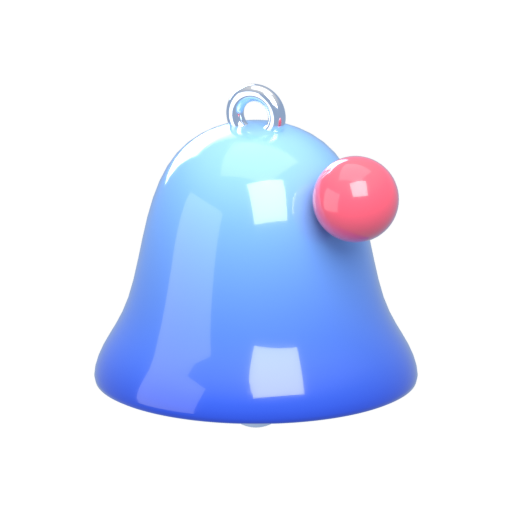
#> input picture web/assets/3d/bell.png, 512 x 512 px, given in place of deco_sphere.png, which was not available
$ python ad_vertical.py
#> lines starting #> are read from the running program, lines starting #| are printed output that depends on the picture
### studio/showreel/compose.py
"""
AQUENT showreel composer (Python + FFmpeg).

Needs:  showreel/build/rec/rec.mp4 + marks.json   (from record.py)
        showreel/build/anim/f_*.png               (Blender turntable, assets.py anim)
        app/assets/3d/*.png                       (Blender assets)

Produces:
  showreel/build/scenes/NN_name.mp4        titled scene clips (1920x1080, 30 fps)
  showreel/build/scenes/clean/NN_name.mp4  same scenes without titles (for the CapCut edit)
  showreel/build/music.wav                 synthesized ambient soundtrack
  output/AQUENT_Showreel.mp4               final showreel
"""
import json, math, os, pathlib, shutil, subprocess, sys, wave, glob
import numpy as np
from PIL import Image, ImageDraw, ImageFilter, ImageFont

ROOT = pathlib.Path(__file__).resolve().parent.parent
B = ROOT / "showreel/build"
C = B / "comp"
LANG = os.environ.get("AQ_LANG", "id")
S = B / ("scenes" if LANG == "id" else "scenes_" + LANG)
A3 = ROOT / "app/assets/3d"
OUTDIR = ROOT / "output"
FONT = str(ROOT / "showreel/fonts/PlusJakartaSans.ttf")
FFMPEG = shutil.which("ffmpeg") or (glob.glob(os.environ.get("LOCALAPPDATA", "").replace("\\", "/") +
    "/Microsoft/WinGet/Packages/Gyan.FFmpeg*/ffmpeg-*/bin/ffmpeg.exe") or ["ffmpeg"])[0]
W, H, FPS = 1920, 1080, 30
XF = 0.6  # crossfade length

INK, INK2, BLUE, DEEP, ICE, BG = "#16233F", "#4A5A7A", "#2F7BFF", "#1646D6", "#DDEBFF", "#E9EFF7"

for d in (C, S, S / "clean", OUTDIR):
    d.mkdir(parents=True, exist_ok=True)


# [11 lines left out: functions ff, font, not called in this run]


def hexc(h, a=255):
    h = h.lstrip("#")
    return tuple(int(h[i:i + 2], 16) for i in (0, 2, 4)) + (a,)


# ------------------------------------------------------------------ plates ---
# [11 lines left out: function make_bg, not called in this run]


# phone geometry (px, final 1080p space)
SW, SH = 404, 874          # screen
BZ = 12                    # rim+bezel thickness
PW, PH = SW + 2 * BZ, SH + 2 * BZ
M = 90                     # shadow margin around the body
FW, FH = PW + 2 * M, PH + 2 * M


# [51 lines left out: functions rrect, make_phone, not called in this run]


# ------------------------------------------------------------- text layers ---
def text_w(draw, txt, f, track=0):
    return draw.textlength(txt, font=f) + track * max(0, len(txt) - 1)


# [101 lines left out: functions draw_tracked, layer_chip, layer_title, wrap, layer_desc, neu_pill and 1 more, not called in this run]


# ------------------------------------------------------------------ scenes ---
SCENES = [
    dict(seg="splash", chip="01 · AQUENT APP", title=[("Mandi cerdas,", INK), ("air kembali bersih.", "grad")],
         desc="Companion app untuk smart shower AIoT: daur ulang greywater, sensor kualitas air & AI Dermatology.",
         pills=[("recycle", "Daur ulang greywater"), ("shield", "Sensor QC"), ("robot", "AI Derma")], icon="drop", deco="a"),
    dict(seg="home", chip="02 · DASHBOARD", title=[("Semua status,", INK), ("dalam satu layar.", "grad")],
         desc="Status shower, skor kualitas air, empat sensor, kesehatan filter dan air yang dihemat — real-time.",
         pills=[("shield", "Skor air 92/100"), ("recycle", "42 L didaur ulang"), ("filter", "Filter 86%")], icon="shield", deco="b"),
    dict(seg="monitor", chip="03 · SMART MONITORING", title=[("Kualitas air,", INK), ("terpantau real-time.", "grad")],
         desc="Empat sensor memverifikasi air hasil daur ulang setiap 2 detik sebelum dipakai kembali.",
         pills=[("ph", "pH · SEN0165"), ("turbidity", "Turbidity · SEN0189"), ("chlorine", "Sisa klorin · ORP"), ("temp", "Suhu · DS18B20")], icon="ph", deco="a"),
    dict(seg="filter", chip="04 · FILTRASI MULTILAYER", title=[("6 lapis filter", INK), ("dari bahan alami.", "grad")],
         desc="Pra-filtrasi (daun bambu, loofah), adsorpsi (zeolit, biochar kulit pisang, kitosan) dan polishing (ampas tebu) — menyaring partikel, logam berat, polutan organik & mikroba.",
         pills=[("filter", "3 tahap · 6 lapis"), ("leaf", "Eco-friendly"), ("recycle", "Material daur ulang")], icon="filter", deco="b"),
    dict(seg="shower", chip="05 · SESI MANDI", title=[("Kontrol mandi", INK), ("yang presisi.", "grad")],
         desc="Atur suhu lewat dial, pilih preset suhu ruang atau hangat, lalu pantau air terpakai vs. air daur ulang.",
         pills=[("temp", "20–40°C"), ("recycle", "Mode Eco"), ("drop", "Hemat air bersih")], icon="unit_iso", deco="a"),
    dict(seg="schedule", chip="06 · JADWAL & STRATEGI", title=[("Jadwal mandi", INK), ("sesuai iklim.", "grad")],
         desc="Tropis: 2–3× sehari dengan air suhu ruang. Subtropis: 1–2× sehari, disesuaikan dengan musim.",
         pills=[("sun", "Tropis"), ("snow", "Subtropis"), ("calendar", "Pengingat otomatis")], icon="calendar", deco="b"),
    dict(seg="derma", chip="07 · AI DERMATOLOGY", title=[("Asisten kulit", INK), ("bertenaga AI.", "grad")],
         desc="Scan kulit, analisis kelembapan & sensitivitas, lalu rekomendasi mandi yang disesuaikan dengan kualitas air.",
         pills=[("robot", "Scan kulit"), ("sparkle", "Rekomendasi personal"), ("shield", "Air aman untuk kulit")], icon="robot", deco="a", maxdur=13.8),
    dict(seg="impact", chip="08 · DAMPAK & SDGs", title=[("Dampak nyata", INK), ("untuk bumi.", "grad")],
         desc="Point-of-use treatment tanpa tangki terpisah: hemat air bersih setiap hari dan mendukung SDGs 3 · 6 · 9 · 12.",
         pills=[("globe", "1.260 L / bulan"), ("leaf", "SDG 3 · 6 · 9 · 12")], icon="globe", deco="b"),
]

EN_TEXT = {
    "splash": ("01 · AQUENT APP", [("Smart showers,", INK), ("water made clean again.", "grad")],
               "Companion app for the AIoT smart shower: greywater recycling, water-quality sensors & AI Dermatology.",
               ["Greywater recycling", "Sensor QC", "AI Derma"]),
    "home": ("02 · DASHBOARD", [("Everything at a glance,", INK), ("on one screen.", "grad")],
             "Shower status, water-quality score, four sensors, filter health and water saved — in real time.",
             ["Water score 92/100", "42 L recycled", "Filter 86%"]),
    "monitor": ("03 · SMART MONITORING", [("Water quality,", INK), ("monitored live.", "grad")],
                "Four sensors verify the recycled water every 2 seconds before it is reused.",
                ["pH · SEN0165", "Turbidity · SEN0189", "Chlorine · ORP", "Temp · DS18B20"]),
    "filter": ("04 · MULTILAYER FILTRATION", [("Six filter layers", INK), ("from natural materials.", "grad")],
               "Pre-filtration (bamboo leaf, loofah), adsorption (zeolite, banana-peel biochar, chitosan) and polishing (bagasse) — removing particles, heavy metals, organic pollutants & microbes.",
               ["3 stages · 6 layers", "Eco-friendly", "Recycled materials"]),
    "shower": ("05 · SHOWER SESSION", [("Precise", INK), ("shower control.", "grad")],
               "Set the temperature with the dial, pick room-temp or warm, and track water used vs. recycled.",
               ["20–40°C", "Eco mode", "Saves clean water"]),
    "schedule": ("06 · SCHEDULE & STRATEGY", [("Shower schedules", INK), ("for your climate.", "grad")],
                 "Tropical: 2–3× a day with room-temperature water. Subtropical: 1–2× a day, adjusted by season.",
                 ["Tropical", "Subtropical", "Auto reminders"]),
    "derma": ("07 · AI DERMATOLOGY", [("An AI-powered", INK), ("skin assistant.", "grad")],
              "Skin scan, moisture & sensitivity analysis, then shower advice matched to the water quality.",
              ["Skin scan", "Personal advice", "Skin-safe water"]),
    "impact": ("08 · IMPACT & SDGs", [("Real impact", INK), ("for the planet.", "grad")],
               "Point-of-use treatment with no separate tank: saves clean water every day and supports SDGs 3 · 6 · 9 · 12.",
               ["1,260 L / month", "SDG 3 · 6 · 9 · 12"]),
}
if LANG == "en":
    for sc_ in SCENES:
        chip_, title_, desc_, pills_ = EN_TEXT[sc_["seg"]]
        sc_["chip"], sc_["title"], sc_["desc"] = chip_, title_, desc_
        sc_["pills"] = [(ic, lab) for (ic, _), lab in zip(sc_["pills"], pills_)]

# [11 lines left out: function deco_for, not called in this run]


EASE = "(1-pow(1-min(max((t-{st})/{d},0),1),3))"  # easeOutCubic 0→1 starting at st over d


# [222 lines left out: functions scene_layout, render_scene, render_intro, grab, phone_with, render_outro and 1 more, not called in this run]


# -------------------------------------------------------------------- main ---
FILM_CUTS = [(0.6, 4.4), (5.6, 9.6), (11.0, 14.2), (21.0, 25.4), (35.0, 38.0), (38.6, 41.2), (46.4, 51.6)]


# [52 lines left out: functions render_film_highlight, main, not called in this run]


# [2 lines that do not run on import are left out]

### studio/showreel/ad_vertical.py
"""AQUENT vertical ad (1080x1920, 30 fps) with a seamless loop (video + audio).
   python showreel/ad_vertical.py en|id   ->  output/AQUENT_Ad_Vertical_EN.mp4 / _ID.mp4"""
import json, math, pathlib, subprocess, sys, wave
import numpy as np
from PIL import Image, ImageDraw, ImageFilter

sys.path.insert(0, str(pathlib.Path(__file__).resolve().parent))
from compose import ROOT, B, C, A3, FFMPEG, ff, font, hexc, synth_music, INK, INK2, DEEP, BLUE  # noqa: E402

LANG = sys.argv[1] if len(sys.argv) > 1 else "en"
W, H, FPS = 1080, 1920, 30
XF = 0.7            # loop crossfade (s)
SCX = 0.35          # scene crossfade (s)
FILM = B / "film"
FILM_ALT = B / f"film_{LANG}"

TXT = {
    "en": dict(
        s1=("EVERY SINGLE SHOWER", "60–80 L", "of water goes straight down the drain."),
        s2=("AQUENT gives your", "shower water a second life.", "Greywater is collected, cleaned and sent back to your shower."),
        s3=("6 natural filter layers", "+ UV-C sterilisation", "Bamboo leaf · loofah · zeolite · biochar · chitosan · bagasse"),
        s4=("Checked live", "by 4 smart sensors", "pH · turbidity · chlorine · temperature — right in the app"),
        s5=("Clean & warm,", "back to you.", "Built-in water heater. No extra tank."),
        s6=("The same water, used again.", "STARTING AT", "~USD 125", "≈ Rp 2.000.000", "aquent-id.web.app"),
    ),
    "id": dict(
        s1=("SETIAP KALI MANDI", "60–80 L", "air langsung terbuang ke saluran."),
        s2=("AQUENT memberi", "air mandimu kesempatan kedua.", "Greywater ditampung, dibersihkan, lalu kembali ke shower."),
        s3=("6 lapis filter alami", "+ sterilisasi UV-C", "Daun bambu · loofah · zeolit · biochar · kitosan · ampas tebu"),
        s4=("Dicek real-time", "oleh 4 sensor pintar", "pH · turbidity · klorin · suhu — langsung di aplikasi"),
        s5=("Bersih & hangat,", "kembali ke kamu.", "Water heater terintegrasi. Tanpa tangki tambahan."),
        s6=("Air yang sama, dipakai lagi.", "HARGA MULAI", "Rp 2.000.000", "", "aquent-id.web.app"),
    ),
}[LANG]

SCENES = [  # name, duration (s)
    ("s1", 3.2), ("s2", 3.8), ("s3", 3.8), ("s4", 3.6), ("s5", 3.2), ("s6", 3.6),
]
FILM_SEG = {"s2": [(0.8, 9)], "s3": [(25.0, 1.9), (35.2, 9)], "s5": [(49.8, 9)]}   # film pieces (start, length) per scene
D = sum(d for _, d in SCENES)


# ------------------------------------------------------------------ helpers ---
# [4 lines left out: function rrect_mask, not called in this run]


def ease(x):
    x = min(1.0, max(0.0, x))
    return 1 - (1 - x) ** 3


# [52 lines left out: functions text_block, with_alpha, card_frame, not called in this run]


# ------------------------------------------------------------- static layers ---
def make_bg():
    y, x = np.mgrid[0:H, 0:W].astype(np.float32)
    k = np.clip(np.sqrt(((x - W * 0.5) / W) ** 2 + ((y - H * 0.38) / H) ** 2) / 0.8, 0, 1)[..., None]
    img = np.array(hexc("#F7FAFE")[:3]) * (1 - k) + np.array(hexc("#D6E2F2")[:3]) * k
    for cx, cy, r, s, col in ((0.1, 0.12, 0.35, 40, (120, 200, 240)), (0.95, 0.55, 0.4, 36, (110, 150, 255)), (0.2, 0.92, 0.35, 34, (130, 190, 255))):
        g = np.exp(-(((x / W - cx) ** 2 + (y / H - cy) ** 2) / (r * r)))[..., None] * s / 255
        img = img * (1 - g) + np.array(col) * g
    return Image.fromarray(img.clip(0, 255).astype(np.uint8)).convert("RGBA")


DECO = [("deco_sphere", 120, (95, 105), 0.0), ("deco_ring", 150, (985, 120), 1.3), ("deco_drops", 150, (975, 1790), 2.1),
        ("deco_torus", 150, (95, 1800), 0.7), ("deco_bubbles", 130, (1000, 1450), 1.8), ("deco_sphere_white", 90, (70, 1440), 2.6)]


def load_deco():
    out = []
    for n, s, xy, ph in DECO:
        im = Image.open(A3 / f"{n}.png").convert("RGBA")
        im.thumbnail((s, s), Image.LANCZOS)
        out.append((im, xy, ph))
    return out


# [37 lines left out: functions logo_badge, load_turntable, film_frame, app_frames, not called in this run]


# ------------------------------------------------------------------ scenes ---
class Ad:
    def __init__(self):
        self.bg = make_bg()
        self.deco = load_deco()
        self.logo = logo_badge()
        self.turn = load_turntable()
        self.phone = Image.open(C / "phone.png").convert("RGBA")
        self.mask = Image.open(C / "mask.png").convert("L")
        marks = json.loads((B / "rec/marks.json").read_text())
        self.app = app_frames(marks["monitor"][0] + 0.2, 4.0, self.mask.size)
        self.card_film, self.cm = card_frame(980, 551)
        self.fmask = rrect_mask((980, 551), 36)
        f = lambda s, w="ExtraBold": font(s, w)
        T = TXT
        self.blocks = {
            "s1": (text_block([(T["s1"][0], f(40), BLUE)], 960), text_block([(T["s1"][1], f(210), "grad")], 1000),
                   text_block([(T["s1"][2], f(56), INK)], 900)),
            "s2": text_block([(T["s2"][0], f(62), INK), (T["s2"][1], f(62), "grad")], 960),
            "s3": text_block([(T["s3"][0], f(66), INK), (T["s3"][1], f(66), "grad")], 960),
            "s4": text_block([(T["s4"][0], f(66), INK), (T["s4"][1], f(66), "grad")], 960),
            "s5": text_block([(T["s5"][0], f(72), INK), (T["s5"][1], f(72), "grad")], 960),
        }
        icons = {"en": {"s2": [("drop", "Greywater"), ("recycle", "Filtered"), ("unit_face", "Reused")],
                        "s3": [("filter", "6 layers"), ("sparkle", "UV-C"), ("leaf", "All natural")],
                        "s5": [("temp", "37–40 °C"), ("recycle", "No extra tank"), ("shield", "Skin-safe")]},
                 "id": {"s2": [("drop", "Greywater"), ("recycle", "Disaring"), ("unit_face", "Dipakai lagi")],
                        "s3": [("filter", "6 lapis"), ("sparkle", "UV-C"), ("leaf", "Bahan alami")],
                        "s5": [("temp", "37–40 °C"), ("recycle", "Tanpa tangki"), ("shield", "Aman di kulit")]}}[LANG]
        self.chips = {}
        for k, items in icons.items():
            row = Image.new("RGBA", (960, 330), (0, 0, 0, 0))
            for j, (ic, lab) in enumerate(items):
                cf, m = card_frame(210, 210, 105)
                ico = Image.open(A3 / f"{ic}.png").convert("RGBA"); ico.thumbnail((150, 150), Image.LANCZOS)
                cf.alpha_composite(ico, (m + (210 - ico.width) // 2, m + (210 - ico.height) // 2))
                cf.thumbnail((250, 250), Image.LANCZOS)
                x = 40 + j * 310
                row.alpha_composite(cf, (x, 0))
                tb = text_block([(lab, font(32, "ExtraBold"), DEEP)], 290)
                row.alpha_composite(tb, (x + cf.width // 2 - 145, 250))
            self.chips[k] = row
        self.subs = {k: text_block([(T[k][2], font(36, "SemiBold"), INK2)], 900) for k in ("s2", "s3", "s4", "s5")}
        # closing card with price
        s6 = T["s6"]
        pc, pm = card_frame(820, 470, 50)
        d = ImageDraw.Draw(pc)
        tag = text_block([(s6[0], f(48), INK)], 760)
        pc.alpha_composite(tag, (pm + 30, pm + 40))
        chip_f = font(28, "ExtraBold")
        cw = int(d.textlength(s6[1], font=chip_f)) + 60
        d.rounded_rectangle((pm + 410 - cw // 2, pm + 190, pm + 410 + cw // 2, pm + 240), 25, fill=hexc("#DDEBFF"))
        d.text((pm + 410 - d.textlength(s6[1], font=chip_f) / 2, pm + 198), s6[1], font=chip_f, fill=hexc(DEEP))
        price = text_block([(s6[2], f(108), "grad")], 800)
        pc.alpha_composite(price, (pm + 10, pm + 250))
        if s6[3]:
            sub = text_block([(s6[3], font(30, "SemiBold"), INK2)], 800)
            pc.alpha_composite(sub, (pm + 10, pm + 390))
        self.price = pc
        cta_f = font(34, "ExtraBold")
        cw = int(ImageDraw.Draw(Image.new("RGBA", (1, 1))).textlength(s6[4], font=cta_f)) + 90
        cta = Image.new("RGBA", (cw, 84), (0, 0, 0, 0))
        g = np.zeros((84, cw, 4), np.uint8)
        k = np.linspace(0, 1, cw)[None, :, None]
        g[..., :3] = (np.array([75, 146, 255]) * (1 - k) + np.array(hexc(DEEP)[:3]) * k).astype(np.uint8)
        g[..., 3] = np.array(rrect_mask((cw, 84), 42))
        cta = Image.fromarray(g)
        ImageDraw.Draw(cta).text((45, 18), s6[4], font=cta_f, fill=(255, 255, 255, 255))
        self.cta = cta

    # [80 lines left out: functions base, turntable, film_card, slide_in, scene, frame, not called in this run]


def main():
    ad = Ad()
#> in __init__, `self.bg = make_bg()`:
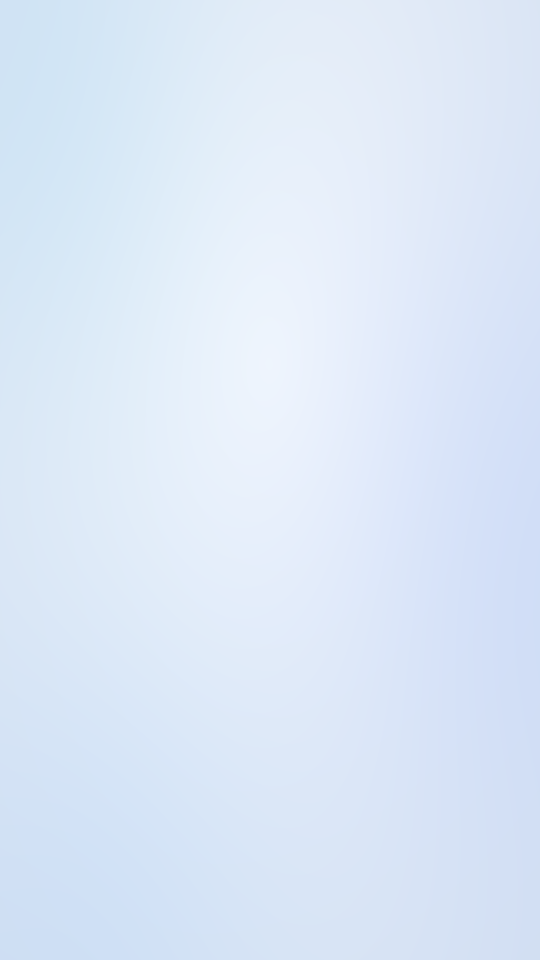
#> self.bg: PIL image 1080x1920 RGBA (shown at 1/2 size); mean R, G, B, A 220.3, 232.2, 247.8, 255
#> in load_deco, im is the input picture: PIL image 512x512 RGBA; mean R, G, B, A 39.8, 48.7, 69.4, 72.6
#> pass 2 of the loop in load_deco, `for n, s, xy, ph in DECO:`:
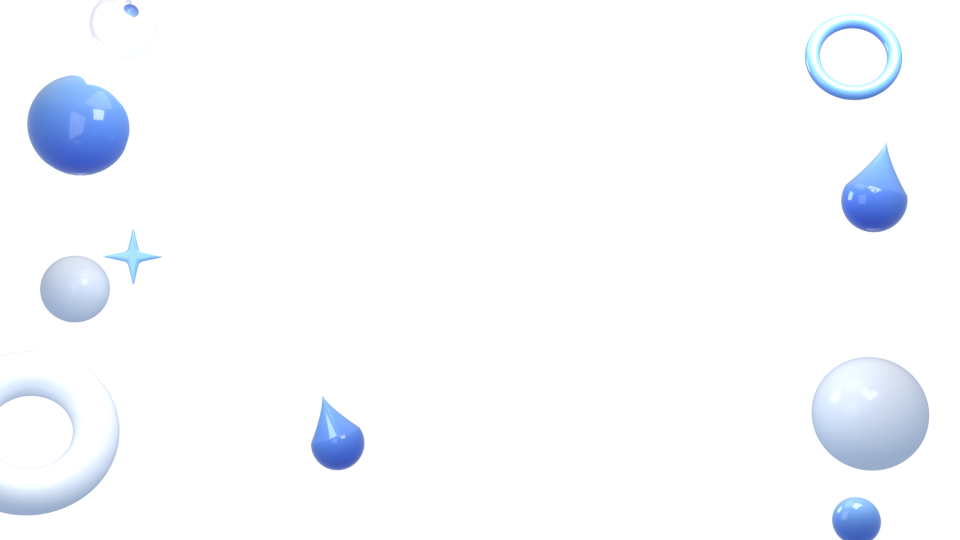
#> input picture web/assets/3d/bg_deco_a.png, 1920 x 1080 px, given in place of deco_ring.png, which was not available (shown at 1/2 size)
#> in load_deco, im is the input picture: PIL image 1920x1080 RGBA; mean R, G, B, A 17.9, 20, 23.6, 23.1
#> in load_deco, `im.thumbnail((s, s), Image.LANCZOS)`:
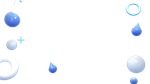
#> im: PIL image 150x84 RGBA; mean R, G, B, A 27.2, 30.8, 36.4, 23.2; transparent parts drawn white
    out = ROOT / f"output/AQUENT_Ad_Vertical_{LANG.upper()}.mp4"
    # music: D + XF long, then loop-crossfade the tail onto the head
    synth_music(D + XF + 1.0, B / "ad_music_raw.wav")
    with wave.open(str(B / "ad_music_raw.wav")) as w:
        sr, ch = w.getframerate(), w.getnchannels()
        a = np.frombuffer(w.readframes(w.getnframes()), np.int16).reshape(-1, ch).astype(np.float32)
    nX, nD = int(XF * sr), int(D * sr)
    a = a[: nD + nX]
    outa = a[nX: nD + nX].copy()
    wgt = np.linspace(0, 1, nX)[:, None]
    outa[nD - nX:] = a[nD: nD + nX] * (1 - wgt) + a[0:nX] * wgt
    outa = outa / (np.abs(outa).max() + 1) * 26000
    with wave.open(str(B / f"ad_music_{LANG}.wav"), "wb") as w:
        w.setnchannels(ch); w.setsampwidth(2); w.setframerate(sr)
        w.writeframes(outa.astype(np.int16).tobytes())
    enc = subprocess.Popen([FFMPEG, "-y", "-loglevel", "error", "-f", "rawvideo", "-pix_fmt", "rgb24", "-s", f"{W}x{H}", "-r", str(FPS),
                            "-i", "-", "-i", str(B / f"ad_music_{LANG}.wav"), "-c:v", "libx264", "-crf", "18", "-preset", "slow",
                            "-profile:v", "high", "-pix_fmt", "yuv420p", "-c:a", "aac", "-b:a", "192k", "-shortest",
                            "-movflags", "+faststart", str(out)], stdin=subprocess.PIPE)
    n = int(round(D * FPS))
    nx = int(round(XF * FPS))
    for i in range(n):
        t = i / FPS + XF                    # output starts at XF so the end blends back into it
        if t < D:
            im = ad.frame(t)
        else:                               # tail: fade from end of the ad into its opening
            w_ = (t - D) / XF
            im = Image.blend(ad.frame(min(t, D - 1e-3)), ad.frame(t - D), w_)
        enc.stdin.write(im.convert("RGB").tobytes())
        if i % 60 == 0:
            print("frame", i, "/", n, flush=True)
    enc.stdin.close()
    enc.wait()
    print("WROTE", out, f"{D:.1f}s loop")


if __name__ == "__main__":
#> (the run stopped early here; a loop or call above may not have finished)
